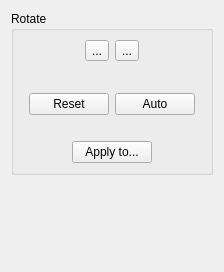
<?xml version="1.0" encoding="UTF-8"?>
<ui version="4.0">
 <class>OrientationOptionsWidget</class>
 <widget class="QWidget" name="OrientationOptionsWidget">
  <property name="geometry">
   <rect>
    <x>0</x>
    <y>0</y>
    <width>224</width>
    <height>272</height>
   </rect>
  </property>
  <property name="windowTitle">
   <string notr="true">Form</string>
  </property>
  <layout class="QVBoxLayout">
   <item>
    <widget class="QGroupBox" name="groupBox">
     <property name="title">
      <string>Rotate</string>
     </property>
     <layout class="QVBoxLayout">
      <item>
       <layout class="QHBoxLayout">
        <item>
         <spacer>
          <property name="orientation">
           <enum>Qt::Horizontal</enum>
          </property>
          <property name="sizeHint" stdset="0">
           <size>
            <width>40</width>
            <height>20</height>
           </size>
          </property>
         </spacer>
        </item>
        <item>
         <widget class="QToolButton" name="rotateLeftBtn">
          <property name="text">
           <string notr="true">...</string>
          </property>
          <property name="icon">
           <iconset resource="../../../../app/resources/resources.qrc">
            <normaloff>:/icons/object-rotate-left.png</normaloff>:/icons/object-rotate-left.png</iconset>
          </property>
          <property name="iconSize">
           <size>
            <width>24</width>
            <height>24</height>
           </size>
          </property>
         </widget>
        </item>
        <item>
         <widget class="QToolButton" name="rotateRightBtn">
          <property name="text">
           <string notr="true">...</string>
          </property>
          <property name="icon">
           <iconset resource="../../../../app/resources/resources.qrc">
            <normaloff>:/icons/object-rotate-right.png</normaloff>:/icons/object-rotate-right.png</iconset>
          </property>
          <property name="iconSize">
           <size>
            <width>24</width>
            <height>24</height>
           </size>
          </property>
         </widget>
        </item>
        <item>
         <spacer>
          <property name="orientation">
           <enum>Qt::Horizontal</enum>
          </property>
          <property name="sizeHint" stdset="0">
           <size>
            <width>40</width>
            <height>20</height>
           </size>
          </property>
         </spacer>
        </item>
       </layout>
      </item>
      <item>
       <layout class="QHBoxLayout">
        <item>
         <spacer>
          <property name="orientation">
           <enum>Qt::Horizontal</enum>
          </property>
          <property name="sizeHint" stdset="0">
           <size>
            <width>40</width>
            <height>20</height>
           </size>
          </property>
         </spacer>
        </item>
        <item>
         <widget class="QLabel" name="rotationIndicator">
          <property name="text">
           <string/>
          </property>
          <property name="pixmap">
           <pixmap resource="../../../../app/resources/resources.qrc">:/icons/big-up-arrow.png</pixmap>
          </property>
         </widget>
        </item>
        <item>
         <spacer>
          <property name="orientation">
           <enum>Qt::Horizontal</enum>
          </property>
          <property name="sizeHint" stdset="0">
           <size>
            <width>40</width>
            <height>20</height>
           </size>
          </property>
         </spacer>
        </item>
       </layout>
      </item>
      <item>
       <layout class="QHBoxLayout">
        <item>
         <spacer>
          <property name="orientation">
           <enum>Qt::Horizontal</enum>
          </property>
          <property name="sizeHint" stdset="0">
           <size>
            <width>40</width>
            <height>20</height>
           </size>
          </property>
         </spacer>
        </item>
        <item>
         <widget class="QPushButton" name="resetBtn">
          <property name="text">
           <string>Reset</string>
          </property>
         </widget>
        </item>
        <item>
         <widget class="QPushButton" name="autoBtn">
          <property name="toolTip">
           <string>Find the rotation from the text of this scan. Apply to... then gives the automatic rotation to other scans, and the Fix Orientation stage finds their rotation.</string>
          </property>
          <property name="text">
           <string>Auto</string>
          </property>
         </widget>
        </item>
        <item>
         <spacer>
          <property name="orientation">
           <enum>Qt::Horizontal</enum>
          </property>
          <property name="sizeHint" stdset="0">
           <size>
            <width>40</width>
            <height>20</height>
           </size>
          </property>
         </spacer>
        </item>
       </layout>
      </item>
      <item>
       <widget class="QLabel" name="autoResultLabel">
        <property name="text">
         <string notr="true"/>
        </property>
        <property name="alignment">
         <set>Qt::AlignCenter</set>
        </property>
        <property name="wordWrap">
         <bool>true</bool>
        </property>
       </widget>
      </item>
      <item>
       <layout class="QHBoxLayout">
        <item>
         <spacer>
          <property name="orientation">
           <enum>Qt::Horizontal</enum>
          </property>
          <property name="sizeHint" stdset="0">
           <size>
            <width>40</width>
            <height>20</height>
           </size>
          </property>
         </spacer>
        </item>
        <item>
         <widget class="QPushButton" name="applyToBtn">
          <property name="text">
           <string>Apply to...</string>
          </property>
         </widget>
        </item>
        <item>
         <spacer>
          <property name="orientation">
           <enum>Qt::Horizontal</enum>
          </property>
          <property name="sizeHint" stdset="0">
           <size>
            <width>40</width>
            <height>20</height>
           </size>
          </property>
         </spacer>
        </item>
       </layout>
      </item>
     </layout>
    </widget>
   </item>
   <item>
    <spacer>
     <property name="orientation">
      <enum>Qt::Vertical</enum>
     </property>
     <property name="sizeHint" stdset="0">
      <size>
       <width>20</width>
       <height>40</height>
      </size>
     </property>
    </spacer>
   </item>
  </layout>
 </widget>
 <resources>
  <include location="../../../../app/resources/resources.qrc"/>
 </resources>
 <connections/>
</ui>
